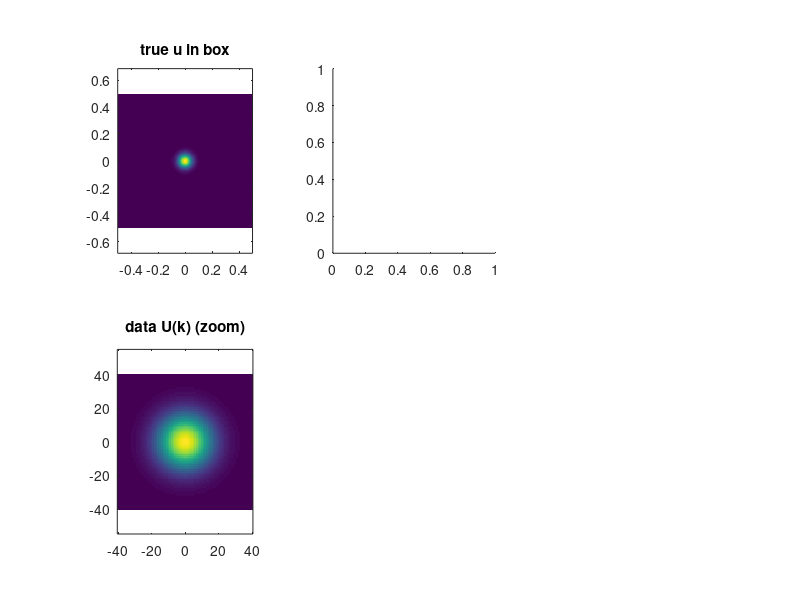

Recreate this plot in MATLAB. (Note: this script raises an error after producing the figure.)
% Fienup's iteration in 2D for phase retrieval, as in Miao 1998. Barnett 9/16/14
clear; close all;
n = 256;  % pixels on size of image support box
h = 1/n;  % physical grid spacing
x = (-n/2+.5:n/2-.5)*h; [xx yy] = meshgrid(x);  % physical coords in (-1/2,1/2)
a = 2.5;  % upsampling (padding) ratio for going to Fourier - no idea how to set
N = ceil(a*n); if mod(N,2), N = N+1; end  % make even
%ue = cos(20*sqrt((xx+.2).^2+(yy+.1).^2)).^2; % exact Re non-neg img u
%ue(xx>0. & xx<.35 & yy>-.1 & yy<.2) = 2;     % add hard-edged box
ue=exp((-xx.^2-yy.^2)/0.05^2); ue=ue+randn(size(ue))*0.00000000000001;
p = (-N/2+.5:N/2-.5)*h; [xp yp] = meshgrid(p); % padded physical 1d grid
ii = (xp>=-.5 & xp<.5 & yp>=-.5 & yp<.5);  % ii=boolean whether in support box
uep = zeros(N,N); uep(ii) = ue;  % u exact padded: note image centered on N/2+1
%uepi = uep([1 N:-1:2],[1 N:-1:2]);   % uep inverted through origin (N/2+1)
uepi = uep(N:-1:1,N:-1:1);

U = abs(fft2(fftshift(uep)));  % the meas data
%U = U.*(1+0.01*randn(size(U))); U = (U+U([1 N:-1:2],[1 N:-1:2]))/2; % noise?
f = fftshift(ifft2(U.*exp(2i*pi*rand(N,N))));  % init f, best guess to image
f = real(f);   % real image case (iteration preserves reality)
be = 0.5;      % decay const beta, in (.5,1) apparently. 0.5 better than 0.8
maxit = 1e3;   % how many iters
[kxx kyy] = meshgrid(-N/2:N/2-1,-N/2:N/2-1); rr2=fftshift(kxx.^2+kyy.^2); kw = nan; % for k filter
figure(2); set(gcf,'position',[200 200 1000 800]);
kb = 40; ib = N/2+1+(-kb:kb); k=-kb:kb; % k box half-size to show
tic;
for j=1:maxit  % ....... Fienup iteration
  F = fft2(fftshift(f));    % step 1   (note fft data has zero-freq at index 1)
  F2 = U.*F./abs(F);        % 2: use phase info from current f with known ampl
  %kw = 40; filter=exp(-.5*rr2/kw^2); F2 = F2.*filter; % fails for any width!
  f2 = fftshift(ifft2(F2)); % 3
  iv = ii & (f2>=0);        % boolean for if pixels "valid" (in box & +ve)

  if 1&mod(j,1)==0           % show everything every few iters...
    subplot(2,3,1); imagesc(x,x,ue); vx=caxis; axis xy equal tight;
    title('true u in box'); subplot(2,3,4); t=fftshift(U);
    imagesc(k,k,t(ib,ib)); axis xy equal tight; vk=caxis;
    title('data U(k) (zoom)');
    subplot(2,3,2); imagesc(x,x,reshape(f2(ii),[n n])); caxis(vx);
    axis xy equal tight; title(sprintf('Re f'' in box, iter %d',j));
    subplot(2,3,5); t=abs(fftshift(F));
    imagesc(k,k,t(ib,ib)); axis xy equal tight; caxis(vk);
    title(sprintf('|F(k)| (zoom): k_w=%.3g',kw));
    e = norm(f2(:)-uep(:))/N; ei = norm(f2(:)-uepi(:))/N; % rms err inv & not
    if e<ei, fe = f2-uep; else, fe=f2-uepi; end
    subplot(2,3,3); imagesc(p,p,fe); axis xy equal tight; v=max(abs(caxis));
    caxis(v*[-1 1]); colorbar; title('f'' err (full array)');
    subplot(2,3,6); E = norm(f2(~iv))/norm(f2(iv)); semilogy(j,E,'.'); hold on;
    semilogy(j,min(e,ei),'r.'); axis([0 maxit 1e-5 1]); legend('E','u rms err');
    pause(1);
  drawnow, end
    
  f(iv) = f2(iv);                % 4, plain update valid pixels
  %f(~iv) = 0;                    % 4, kill invalid pixels - v slow
  f(~iv) = f(~iv) - be*f2(~iv);  % 4, update invalid pixels, Miao variant
end, toc